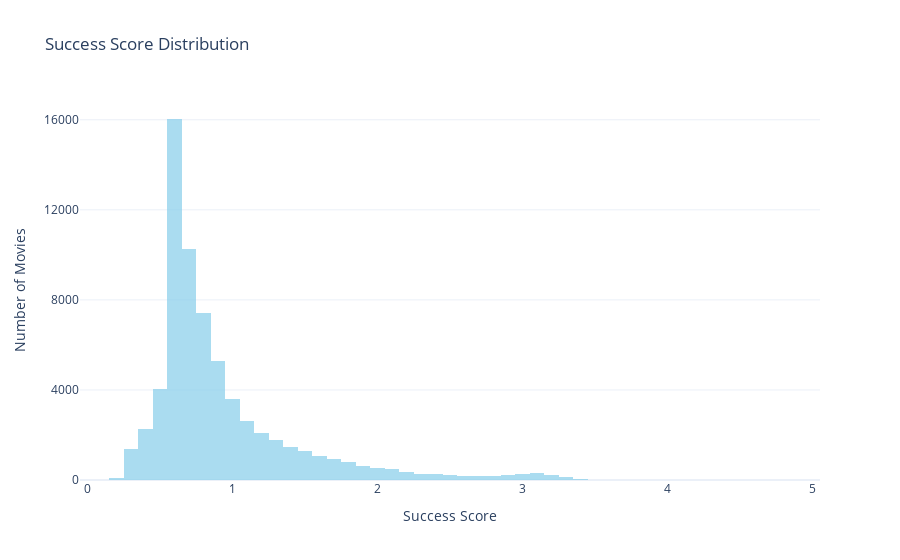

Source (notebook cell):
### Code cell
# Histogram
fig = go.Figure()
fig.add_trace(go.Histogram(
    x=movies['success_metric_scaled'],
    nbinsx=75,
    marker_color='skyblue',
    opacity=0.7
))

fig.update_layout(
    title='Success Score Distribution',
    xaxis_title='Success Score',
    yaxis_title='Number of Movies',
    template='plotly_white',
    hovermode='closest',
    yaxis=dict(
        tickmode='linear',
        tick0=0,
        dtick=4000,
        tickformat='d',
    ),
)

fig.write_html('plots/success_score_distribution.html', full_html=False)
fig.show()

### Figure 1 — Plotly figure (JSON) as saved in the notebook; plotly's stock layout.template omitted (floating-point values rounded to 4 significant figures; data arrays with more than 128 entries replaced by an {"elided": "..."} marker saying what was removed)
{"data": [{"marker": {"color": "skyblue"}, "nbinsx": 75, "opacity": 0.7, "type": "histogram", "x": {"elided": "66974 float values"}}], "layout": {"hovermode": "closest", "title": {"text": "Success Score Distribution"}, "xaxis": {"title": {"text": "Success Score"}}, "yaxis": {"dtick": 4000, "tick0": 0, "tickformat": "d", "tickmode": "linear", "title": {"text": "Number of Movies"}}}}
